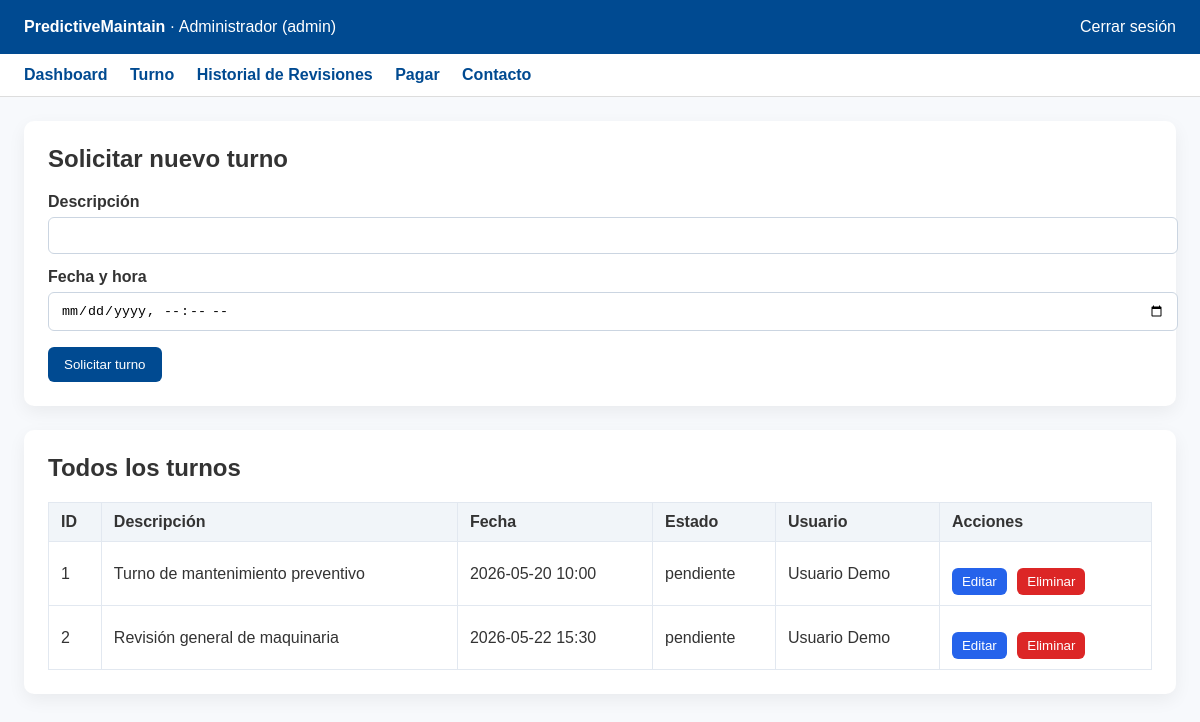
The app's page /frontend/vista/turno.php (signed in) with its own data.
### tables this page shows
CREATE TABLE turnos (
    id INT AUTO_INCREMENT PRIMARY KEY,
    usuario_id INT NOT NULL,
    descripcion VARCHAR(255) NOT NULL,
    fecha DATETIME NOT NULL,
    estado ENUM('pendiente','confirmado','cancelado') NOT NULL DEFAULT 'pendiente',
    creado_en DATETIME NOT NULL DEFAULT CURRENT_TIMESTAMP,
    FOREIGN KEY (usuario_id) REFERENCES usuarios(id) ON DELETE CASCADE
);

CREATE TABLE usuarios (
    id INT AUTO_INCREMENT PRIMARY KEY,
    nombre VARCHAR(255) NOT NULL,
    email VARCHAR(255) NOT NULL UNIQUE,
    password VARCHAR(255) NOT NULL,
    rol ENUM('admin','usuario') NOT NULL DEFAULT 'usuario',
    creado_en DATETIME NOT NULL DEFAULT CURRENT_TIMESTAMP
);

### frontend/vista/auth.php (called while the page is built, shortened)
<?php
function isAdmin() {
    return isset($_SESSION['rol']) && $_SESSION['rol'] === 'admin';
}
function getCurrentUserName() {
    return $_SESSION['nombre'] ?? 'Invitado';
}
function getCurrentUserRole() {
    return $_SESSION['rol'] ?? 'usuario';
}
?>

### backend/modelo/TurnoModelo.php (called while the page is built, shortened)
<?php
class TurnoModelo {
    private $conn;
    public function __construct() {
        $host = 'localhost';
        $user = 'root';
        $pass = '';
        $db = 'predictive_maintain';
        $this->conn = new mysqli($host, $user, $pass, $db);
    }
    public function listar($usuarioId = null) {
        if ($usuarioId === null) {
            $sql = 'SELECT t.id, t.descripcion, t.fecha, t.estado, t.usuario_id, u.nombre AS usuario_nombre FROM turnos t JOIN usuarios u ON t.usuario_id = u.id ORDER BY t.fecha ASC';
            $stmt = $this->conn->prepare($sql);
        } else {
            $sql = 'SELECT t.id, t.descripcion, t.fecha, t.estado, t.usuario_id, u.nombre AS usuario_nombre FROM turnos t JOIN usuarios u ON t.usuario_id = u.id WHERE t.usuario_id = ? ORDER BY t.fecha ASC';
            $stmt = $this->conn->prepare($sql);
            $stmt->bind_param('i', $usuarioId);
        }
        $stmt->execute();
        $result = $stmt->get_result();
        $turnos = [];
        while ($row = $result->fetch_assoc()) {
            $turnos[] = $row;
        }
        return $turnos;
    }
}
?>

### frontend/vista/turno.php (the view, shortened to what this page needs)
<?php
require_once 'auth.php';
$turnoModel = new TurnoModelo();
$userId = getCurrentUserId();
$isAdmin = isAdmin();
$turnos = $turnoModel->listar($isAdmin ? null : $userId);
$editTurno = null;
?>
<!DOCTYPE html>
<html lang="es">
<head>
</head>
<body>
    <div class="header">
        <div>
            <strong>PredictiveMaintain</strong>
            <span> · <?php echo htmlspecialchars(getCurrentUserName()); ?> (<?php echo htmlspecialchars(getCurrentUserRole()); ?>)</span>
        </div>
        <div><a href="logout.php">Cerrar sesión</a></div>
    </div>
    <div class="nav">
        <a href="dashboard.php">Dashboard</a>
        <a href="turno.php">Turno</a>
        <a href="historial.php">Historial de Revisiones</a>
        <a href="pagar.php">Pagar</a>
        <a href="contacto.php">Contacto</a>
    </div>
    <div class="container">
        <div class="card">
            <h2><?php echo $editTurno ? 'Editar turno' : 'Solicitar nuevo turno'; ?></h2>
            <form method="POST" action="turno.php<?php echo $editTurno ? '?editar=' . intval($editTurno['id']) : ''; ?>">
                <label for="descripcion">Descripción</label>
                <input type="text" id="descripcion" name="descripcion" value="<?php echo htmlspecialchars($editTurno['descripcion'] ?? ''); ?>" required>
                <label for="fecha">Fecha y hora</label>
                <input type="datetime-local" id="fecha" name="fecha" value="<?php echo htmlspecialchars($editTurno ? date('Y-m-d\TH:i', strtotime($editTurno['fecha'])) : ''); ?>" required>
                <button type="submit"><?php echo $editTurno ? 'Guardar cambios' : 'Solicitar turno'; ?></button>
            </form>
        </div>
        <div class="card">
            <h2><?php echo $isAdmin ? 'Todos los turnos' : 'Mis turnos'; ?></h2>
            <table>
                <thead>
                    <tr>
                        <th>ID</th>
                        <th>Descripción</th>
                        <th>Fecha</th>
                        <th>Estado</th>
                        <th>Usuario</th>
                        <th>Acciones</th>
                    </tr>
                </thead>
                <tbody>
                    <?php if (count($turnos) === 0): ?>
                        <tr><td colspan="6">No hay turnos disponibles.</td></tr>
                    <?php else: ?>
                        <?php foreach ($turnos as $turno): ?>
                            <tr>
                                <td><?php echo intval($turno['id']); ?></td>
                                <td><?php echo htmlspecialchars($turno['descripcion']); ?></td>
                                <td><?php echo htmlspecialchars(date('Y-m-d H:i', strtotime($turno['fecha']))); ?></td>
                                <td><?php echo htmlspecialchars($turno['estado']); ?></td>
                                <td><?php echo htmlspecialchars($turno['usuario_nombre']); ?></td>
                                <td class="actions">
                                    <?php if ($isAdmin || $turno['usuario_id'] === $userId): ?>
                                        <form method="GET" action="turno.php" style="display:inline;">
                                            <button type="submit" style="background:#2563eb; padding:6px 10px;">Editar</button>
                                        </form>
                                        <form method="POST" action="turno.php" style="display:inline;" onsubmit="return confirm('¿Eliminar este turno?');">
                                            <button type="submit" style="background:#dc2626; padding:6px 10px;">Eliminar</button>
                                        </form>
                                    <?php else: ?>
                                        <span style="color:#6b7280;">Sin permisos</span>
                                    <?php endif; ?>
                                </td>
                            </tr>
                        <?php endforeach; ?>
                    <?php endif; ?>
                </tbody>
            </table>
        </div>
    </div>
</body>
</html>

### frontend/vista/turno.php (style rules this page uses)
body { font-family: Arial, sans-serif; margin: 0; background: #f7f9fc; color: #333; }
.header { display: flex; justify-content: space-between; align-items: center; padding: 18px 24px; background: #004a91; color: #fff; }
.header a { color: #fff; text-decoration: none; }
.nav { background: #fff; border-bottom: 1px solid #ddd; padding: 12px 24px; }
.nav a { margin-right: 18px; color: #004a91; text-decoration: none; font-weight: 600; }
.container { padding: 24px; }
.card { background: #fff; border-radius: 10px; padding: 24px; box-shadow: 0 6px 18px rgba(0,0,0,0.06); margin-bottom: 24px; }
.card h2 { margin-top: 0; }
label { display: block; margin: 14px 0 6px; font-weight: 600; }
input, select { width: 100%; padding: 10px 12px; border: 1px solid #cbd5e1; border-radius: 6px; }
button { padding: 10px 16px; border: none; border-radius: 6px; background: #004a91; color: #fff; cursor: pointer; margin-top: 16px; }
table { width: 100%; border-collapse: collapse; margin-top: 18px; }
th, td { padding: 10px 12px; border: 1px solid #e2e8f0; text-align: left; }
th { background: #f1f5f9; }
.actions form { display: inline-block; margin-right: 6px; }

### records on screen
turnos: id "1", descripcion "Turno de mantenimiento preventivo", fecha "2026-05-20 10:00", estado "pendiente", usuario.nombre "Usuario Demo"
turnos: id "2", descripcion "Revisión general de maquinaria", fecha "2026-05-22 15:30", estado "pendiente", usuario.nombre "Usuario Demo"

### other values on screen
getCurrentUserName() "Administrador"
getCurrentUserRole() "admin"
